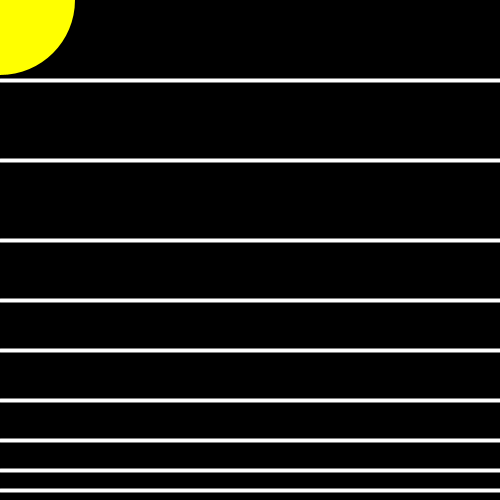
Frame 1 (no input)
Frame 60 (the mouse pressed at the canvas centre just before this capture): identical to frame 1, image omitted
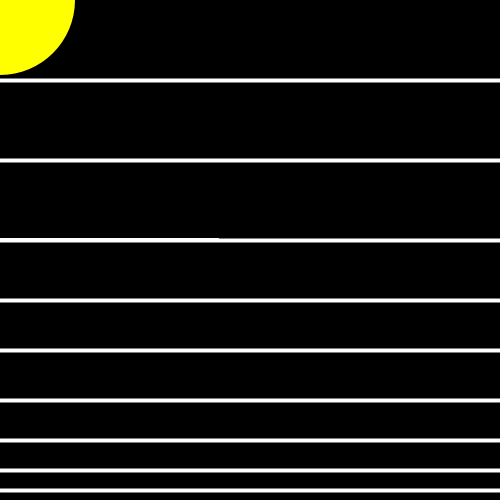
Frame 120 (the mouse held since frame 60 and released just before this capture)

The Processing sketch that drew these frames (run headless with seeded random() and noise(); from frame 60 on, the mouse is pressed at the canvas centre):

// Processing sketch: processing_119304
// ── processing_119304.pde

void setup()
{
  
  size (500, 500);
  background (0);
   
  fill (255, 255, 0);
  noStroke();
  ellipse (0, 0, 150, 150);
  
  stroke (255);
  strokeWeight (4);
  line (0, 490, 500, 490);
  line (0, 470, 500, 470);
  line (0, 440, 500, 440);
  line (0, 400, 500, 400);
  line (0, 350, 500, 350);
  line (0, 300, 500, 300);
  line (0, 240, 500, 240);
  line (0, 160, 500, 160);
  line (0, 80, 500, 80);
 
  
}

void draw()

{
  
  float winkel = map (mouseX, 0, 250, 0, 2*PI);
  rotate (winkel);
  stroke (255);
  strokeWeight (2);
  line (0, 240, 500, 240);
 
}
